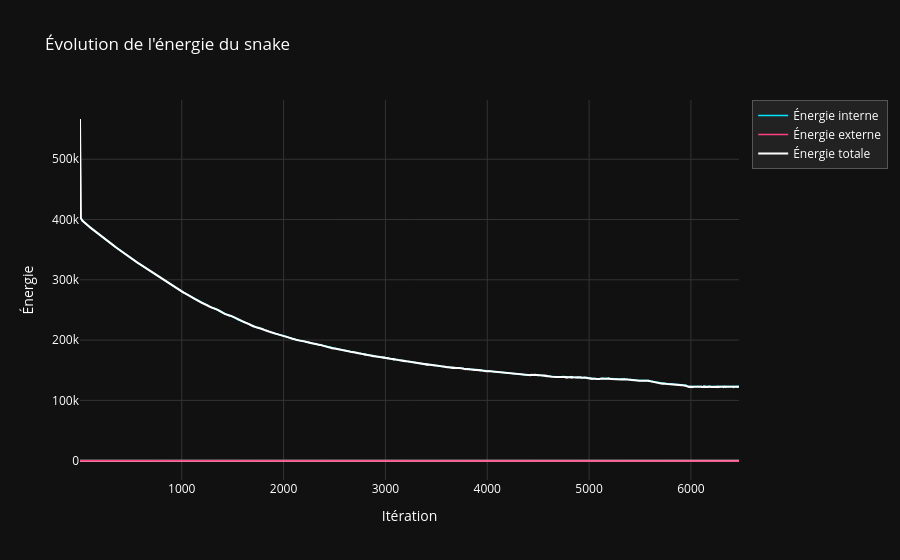
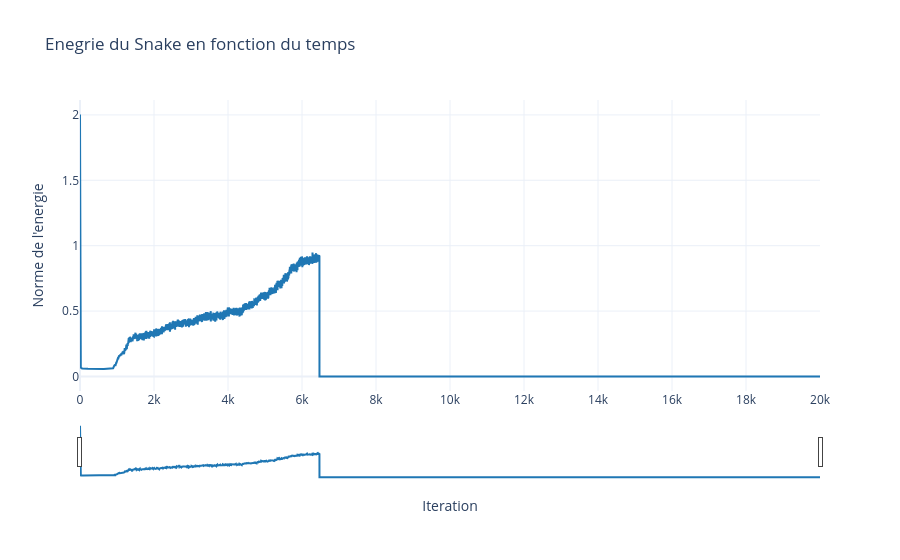

Notebook code for these charts, in order:
### Code cell
H, W = img.shape
K = 300 # Nb points for the snake
circle = np.array(createCircle(70, (W//2, H//2), K)) # Snake initialisation

alpha = 2
beta = .02
gamma = 5
dt = .1
Niter = 20_000

x_snapshots, y_snapshots, E, e_tot, e_int, e_ext = processSnake(img, alpha, beta, gamma, dt, initialSnake=circle, Niter=Niter, snapShots=1/100)
showAnim(img, x_snapshots, y_snapshots, 100)
plot_energy(e_int, e_ext, e_tot)
displayGradEnergy(E)

### Figure 1 — Plotly figure (JSON) as saved in the notebook; plotly's stock layout.template omitted (floating-point values rounded to 4 significant figures; data arrays with more than 128 entries replaced by an {"elided": "..."} marker saying what was removed)
{"data": [{"line": {"color": "#00e5ff", "width": 1.5}, "mode": "lines", "name": "Énergie interne", "type": "scatter", "x": {"elided": "6472 int values"}, "y": {"elided": "6472 float values"}}, {"line": {"color": "#ff4081", "width": 1.5}, "mode": "lines", "name": "Énergie externe", "type": "scatter", "x": {"elided": "6472 int values"}, "y": {"elided": "6472 float values"}}, {"line": {"color": "#ffffff", "width": 2}, "mode": "lines", "name": "Énergie totale", "type": "scatter", "x": {"elided": "6472 int values"}, "y": {"elided": "6472 float values"}}], "layout": {"font": {"color": "white"}, "hovermode": "x unified", "legend": {"bgcolor": "#222", "bordercolor": "#555", "borderwidth": 1}, "paper_bgcolor": "#111", "plot_bgcolor": "#111", "title": {"text": "Évolution de l'énergie du snake"}, "xaxis": {"color": "white", "gridcolor": "#333", "title": {"text": "Itération"}}, "yaxis": {"color": "white", "gridcolor": "#333", "title": {"text": "Énergie"}}}}

### Figure 2 — Plotly figure (JSON) as saved in the notebook; plotly's stock layout.template omitted (floating-point values rounded to 4 significant figures; data arrays with more than 128 entries replaced by an {"elided": "..."} marker saying what was removed)
{"data": [{"line": {"color": "#1f77b4", "width": 2}, "mode": "lines", "name": "Energie globale (mean)", "type": "scatter", "x": {"elided": "20000 int values"}, "y": {"elided": "20000 float values"}}], "layout": {"dragmode": "pan", "hovermode": "x unified", "title": {"text": "Enegrie du Snake en fonction du temps"}, "xaxis": {"rangeslider": {"visible": true}, "showspikes": true, "title": {"text": "Iteration"}}, "yaxis": {"showspikes": true, "title": {"text": "Norme de l'energie"}}}}
